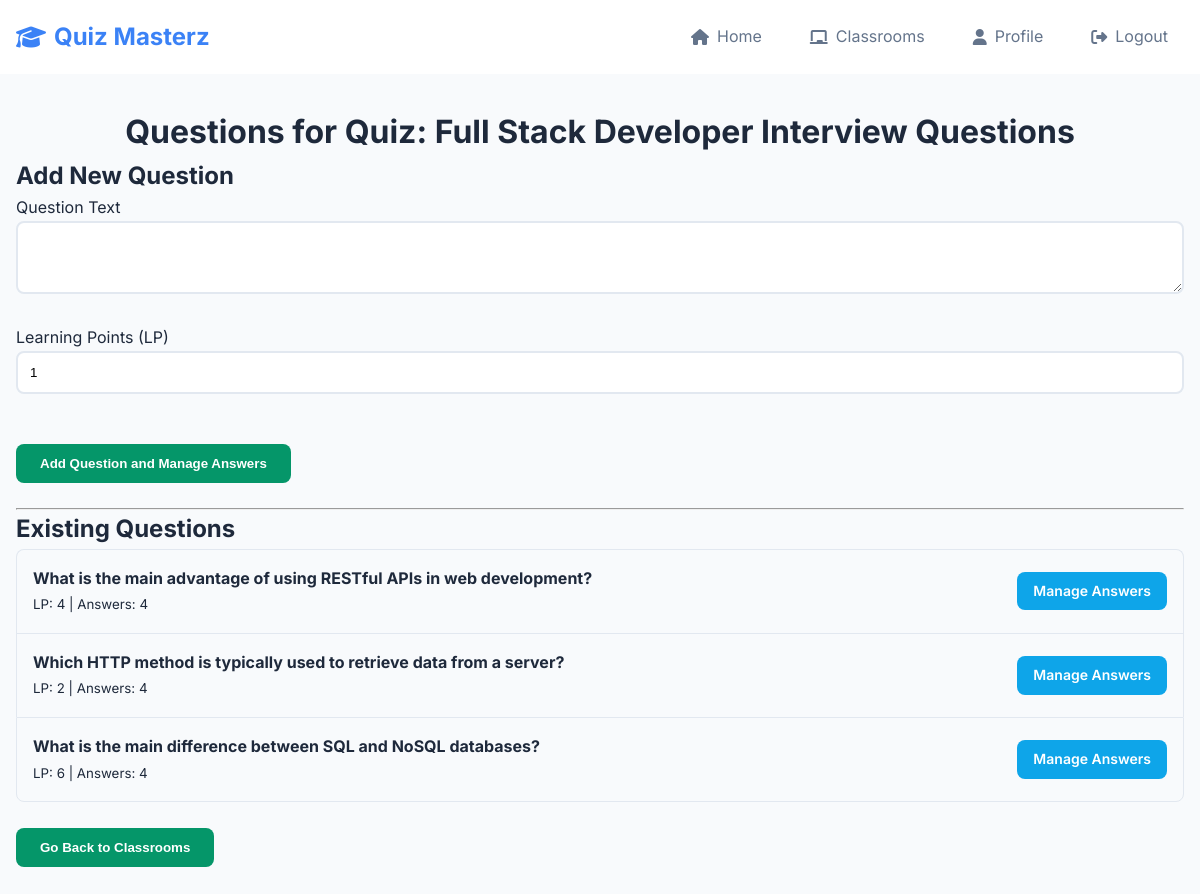
/teacher/quiz/1/manage_questions (signed in), run on an earlier commit of the app's database.
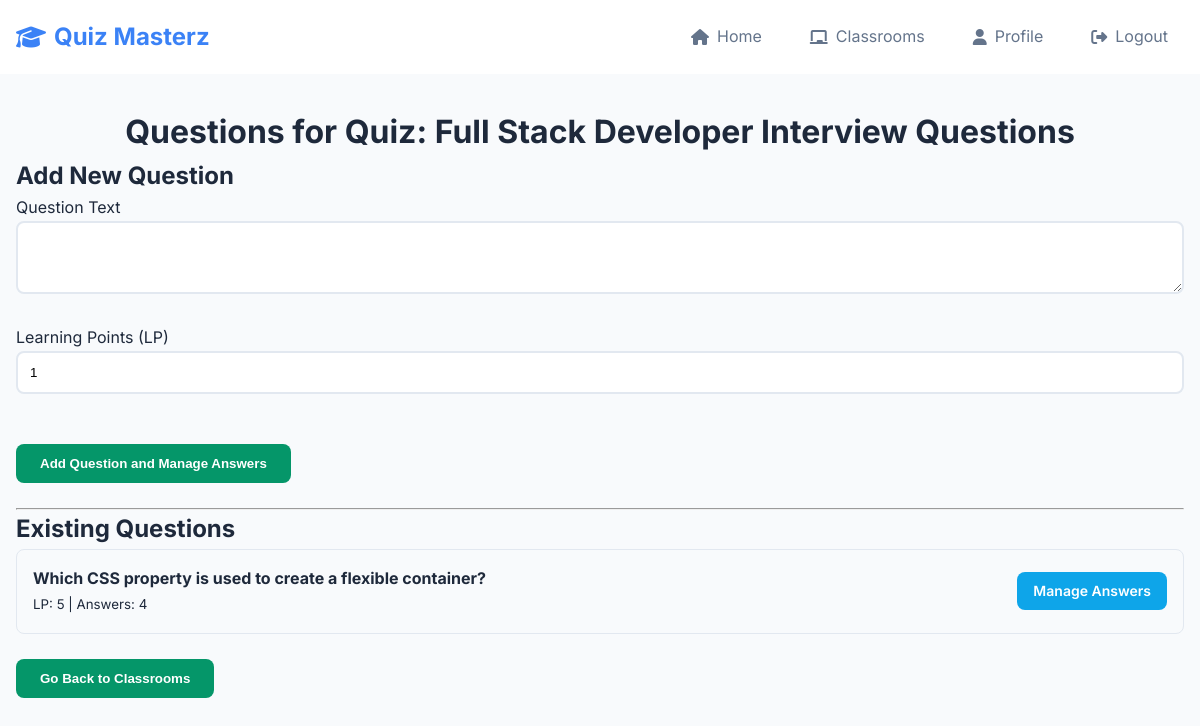
And on a later commit of the database.
### website/models.py (models this page shows, shortened)
class Question(db.Model):
    id = db.Column(db.Integer, primary_key=True)
    quiz_id = db.Column(db.Integer, db.ForeignKey('quiz.id'), nullable=False)
    text = db.Column(db.Text, nullable=False)
    learning_points = db.Column(db.Integer, nullable=False, default=1)
    answers = db.relationship('Answer', backref='question', lazy='dynamic', cascade="all, delete-orphan")

### website/views.py (the view, shortened to what this page needs)
@views.route('/teacher/quiz/<int:quiz_id>/manage_questions', methods=['GET', 'POST'])
@login_required
def teacher_manage_quiz_questions(quiz_id):
    if current_user.role != 'teacher':
        flash('Access denied.', category='error')
        return redirect(url_for('views.home'))
    quiz = Quiz.query.get_or_404(quiz_id)
    if quiz.teacher_id != current_user.id:
        flash('You do not own this quiz.', category='error')
        return redirect(url_for('views.teacher_classrooms'))
    classroom_id = request.args.get('classroom_id', type=int)
    questions = quiz.questions.all()
    return render_template('teacher_manage_questions.html', user=current_user, quiz=quiz, questions=questions, classroom_id=classroom_id)

### website/__init__.py (called while the page is built)
def create_app():
    app = Flask(__name__)
    app.config['SECRET_KEY'] = 'hjshjhdjah kjshkjdhjs'
    app.config['SQLALCHEMY_DATABASE_URI'] = f'sqlite:///{DB_NAME}'
    db.init_app(app)
    from .views import views
    from .auth import auth
    app.register_blueprint(views, url_prefix='/')
    app.register_blueprint(auth, url_prefix='/')
    with app.app_context():
        db.create_all()
    from .models import User, Classroom, Quiz, Question, Answer, StudentQuizAttempt
    login_manager = LoginManager()
    login_manager.login_view = 'auth.login'
    login_manager.init_app(app)
    @login_manager.user_loader
    def load_user(id):
        return User.query.get(int(id))
    return app

### website/templates/teacher_manage_questions.html (shortened to what this page needs)
{% extends "base.html" %}
{% block content %}
<h1 align="center">Questions for Quiz: {{ quiz.name }}</h1>
<div class="container">
    <h2>Add New Question</h2>
    <form method="POST" action="{{ url_for('views.teacher_manage_quiz_questions', quiz_id=quiz.id) }}">
        <div class="form-group">
            <label for="question_text">Question Text</label>
            <textarea class="form-control" id="question_text" name="question_text" rows="3" required></textarea>
        </div>
        <div class="form-group">
            <label for="learning_points">Learning Points (LP)</label>
            <input type="number" class="form-control" id="learning_points" name="learning_points" value="1" min="0" required>
        </div>
        <br />
        <button type="submit" class="btn btn-success">Add Question and Manage Answers</button>
    </form>
    <br />
    <hr>
    <h2>Existing Questions</h2>
    {% if questions %}
        <ul class="list-group">
            {% for question in questions %}
                <li class="list-group-item d-flex justify-content-between align-items-center">
                    <div>
                        <p><strong>{{ question.text }}</strong></p>
                        <small>LP: {{ question.learning_points }} | Answers: {{ question.answers.count() }}</small>
                    </div>
                    <div>
                        <a href="{{ url_for('views.teacher_manage_question_answers', question_id=question.id, classroom_id=classroom_id) }}" class="btn btn-sm btn-info">Manage Answers</a>
                    </div>
                </li>
            {% endfor %}
        </ul>
    {% else %}
        <p>No questions added to this quiz yet.</p>
    {% endif %}
    <br />
    {% if classroom_id %}
    <button onclick="location.href='{{ url_for('views.edit_classroom', classroom_id=classroom_id) }}';" class="btn btn-primary">Back to Classroom</button>
    {% else %}
    <button onclick="location.href='{{ url_for('views.teacher_classrooms') }}';" class="btn btn-success">Go Back to Classrooms</button>
    {% endif %}
</div>
{% endblock %}

What changed in the data, as far as the page shows it:
no longer on this page (row edited): Question: text "Which HTTP method is typically used to retrieve data from a server?", learning_points "2", answers.count "4"
removed Question: text "What is the main difference between SQL and NoSQL databases?", learning_points "6", answers.count "4"
changed Question: text "What is the main advantage of using RESTful APIs in web development?" → "Which CSS property is used to create a flexible container?"; learning_points "4" → "5"
